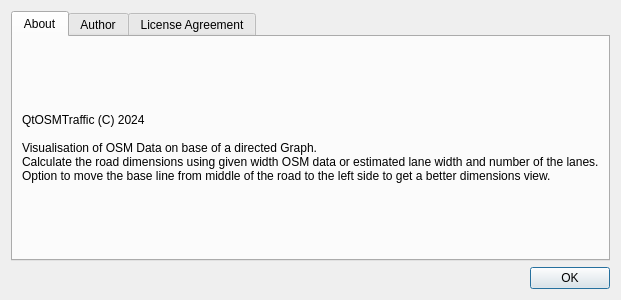
<?xml version="1.0" encoding="UTF-8"?>
<ui version="4.0">
 <class>About</class>
 <widget class="QDialog" name="About">
  <property name="geometry">
   <rect>
    <x>0</x>
    <y>0</y>
    <width>400</width>
    <height>300</height>
   </rect>
  </property>
  <property name="windowTitle">
   <string>About</string>
  </property>
  <layout class="QVBoxLayout" name="verticalLayout">
   <item>
    <widget class="QTabWidget" name="tabWidget">
     <property name="currentIndex">
      <number>0</number>
     </property>
     <widget class="QWidget" name="About_2">
      <attribute name="title">
       <string>About</string>
      </attribute>
      <layout class="QVBoxLayout" name="verticalLayout_2">
       <item>
        <widget class="QLabel" name="label">
         <property name="text">
          <string>QtOSMTraffic (C) 2024

Visualisation of OSM Data on base of a directed Graph. 
Calculate the road dimensions using given width OSM data or estimated lane width and number of the lanes.
Option to move the base line from middle of the road to the left side to get a better dimensions view.</string>
         </property>
        </widget>
       </item>
      </layout>
     </widget>
     <widget class="QWidget" name="Author">
      <attribute name="title">
       <string>Author</string>
      </attribute>
      <layout class="QVBoxLayout" name="verticalLayout_4">
       <item>
        <widget class="QLabel" name="label_2">
         <property name="text">
          <string>Hubert Schmid
Developer
hubert-schmid@gmx.de</string>
         </property>
        </widget>
       </item>
      </layout>
     </widget>
     <widget class="QWidget" name="License">
      <attribute name="title">
       <string>License Agreement</string>
      </attribute>
      <layout class="QVBoxLayout" name="verticalLayout_3">
       <item>
        <widget class="QTextEdit" name="textEdit"/>
       </item>
      </layout>
     </widget>
    </widget>
   </item>
   <item>
    <widget class="QDialogButtonBox" name="buttonBox">
     <property name="orientation">
      <enum>Qt::Horizontal</enum>
     </property>
     <property name="standardButtons">
      <set>QDialogButtonBox::Ok</set>
     </property>
    </widget>
   </item>
  </layout>
 </widget>
 <resources/>
 <connections>
  <connection>
   <sender>buttonBox</sender>
   <signal>accepted()</signal>
   <receiver>About</receiver>
   <slot>accept()</slot>
   <hints>
    <hint type="sourcelabel">
     <x>248</x>
     <y>254</y>
    </hint>
    <hint type="destinationlabel">
     <x>157</x>
     <y>274</y>
    </hint>
   </hints>
  </connection>
  <connection>
   <sender>buttonBox</sender>
   <signal>rejected()</signal>
   <receiver>About</receiver>
   <slot>reject()</slot>
   <hints>
    <hint type="sourcelabel">
     <x>316</x>
     <y>260</y>
    </hint>
    <hint type="destinationlabel">
     <x>286</x>
     <y>274</y>
    </hint>
   </hints>
  </connection>
 </connections>
</ui>
